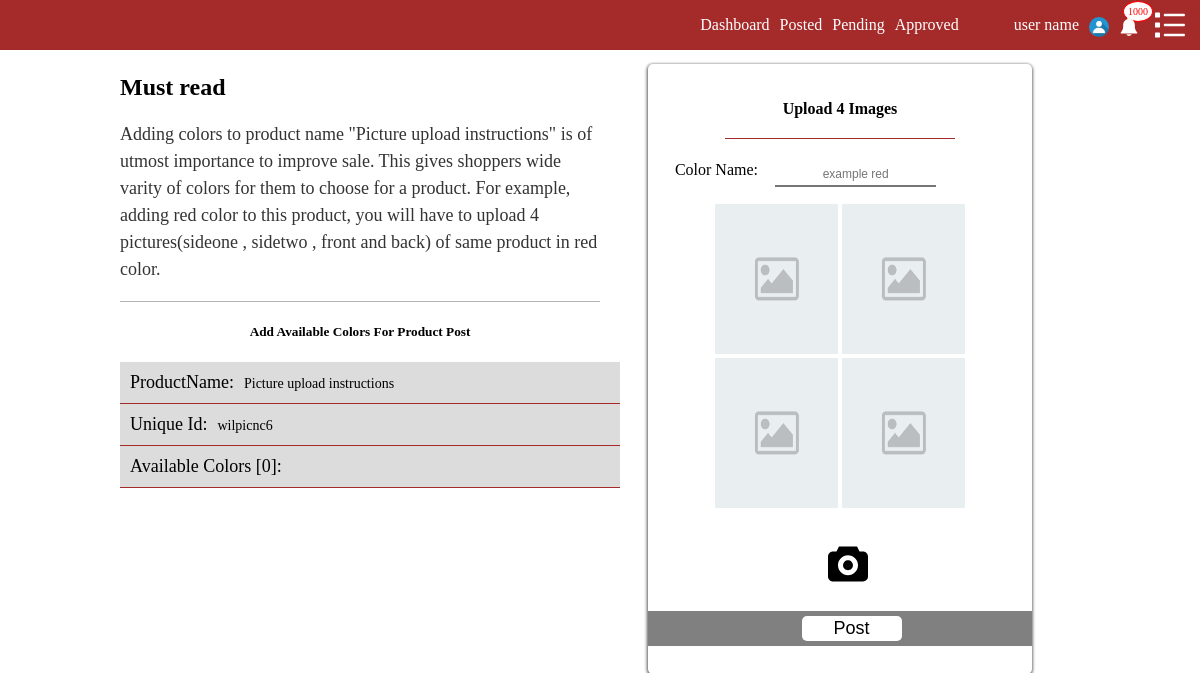
The app's page /userpannel/add/product/colors/picture-upload-instructions-b68aao33bq, older data.
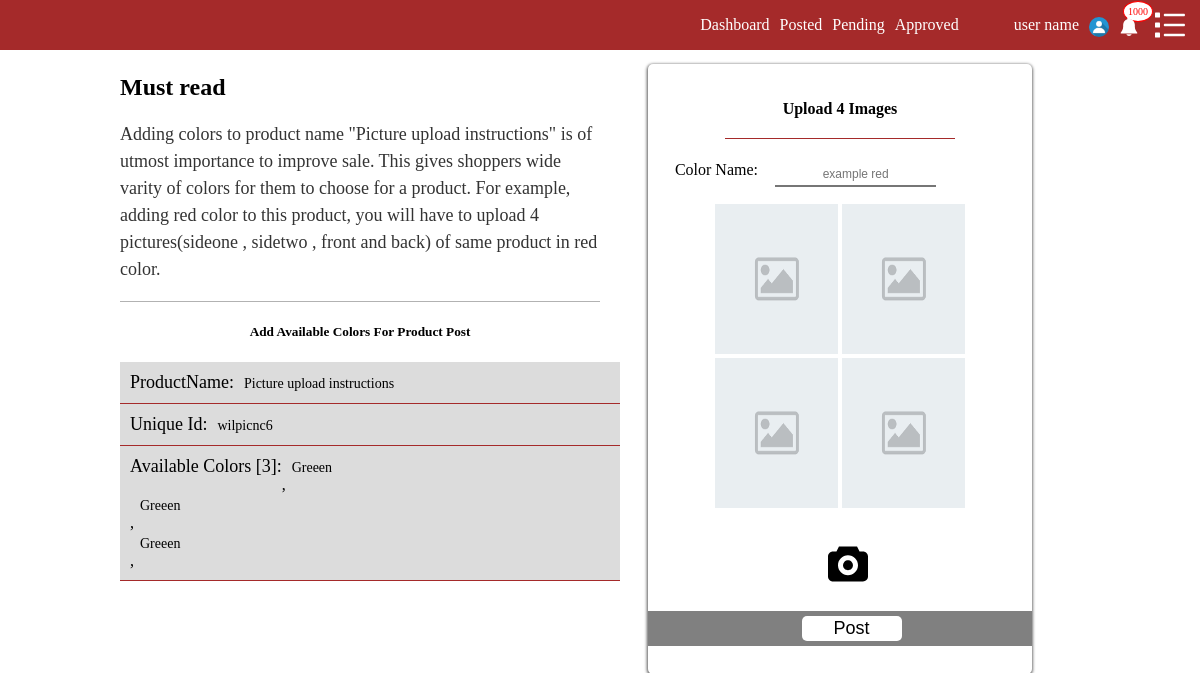
The same page, newer data.
### products/models.py (models this page shows, shortened)
class Product(models.Model):
    stt             = (('posted','posted'),('pending','pending'),('sold','sold'))
    st              = (('Brand New','Brand New'),('Used','Used'))
    sl              = ((0,0),(20,20),(30,30),(35,35),(40,40),(45,45),(50,50),(60,60),(70,70),(80,80))
    created         = models.DateTimeField(auto_now_add=True,null=True)
    category        = models.ForeignKey(Category,on_delete=models.CASCADE,related_name="product_category",null=True)
    subcategory     = models.ForeignKey(SubCategory,on_delete=models.CASCADE,related_name="product_subcategory")
    productname     = models.CharField(max_length=50,null=True)
    picone          = models.ImageField(upload_to="productimage",null=True,blank=True)
    pictwo          = models.ImageField(upload_to="productimage",null=True,blank=True)
    picthree        = models.ImageField(upload_to="productimage",null=True,blank=True)
    picfour         = models.ImageField(upload_to="productimage",null=True,blank=True)
    descript        = models.TextField(null=True)
    brand           = models.CharField(max_length=100,null=True)
    model           = models.CharField(max_length=100,null=True)
    size            = models.CharField(max_length=100,null=True)
    color           = models.CharField(max_length=50,null=True)
    slug            = models.SlugField(null=True,blank=True)
    location        = models.CharField(null=True,max_length=200)
    user            = models.ForeignKey(CustomUser,on_delete=models.CASCADE,related_name="userproduct",null=True)
    status          = models.CharField(max_length=200,null=True,choices=stt,default="pending")
    state           = models.CharField(max_length=200,null=True,choices=st)
    uniqueid        = models.CharField(max_length=200,null=True,blank=True,unique=True)
    sales           = models.IntegerField(choices=sl,default=0 )
    pdprice         = models.DecimalField(max_digits=19,decimal_places=2,null=True,blank=False)
    salesprice      = models.DecimalField(max_digits=19,decimal_places=2,null=True,blank=True)
    pdcolor         = models.ManyToManyField('self',related_name="color_id",null=True,blank=True)
    availableseizes = models.ManyToManyField(ProductSize,null=True,related_name="avlprice")

### adminone/views.py (the view, shortened to what this page needs)
# urls.py: url(r'^add/product/colors/(?P<slug>[\w-]+)$',views.Addcolor,name="addcolors"),
def Addcolor(request,slug):
    product = get_object_or_404(Product,slug=slug)
    form    = Productcolors(request.POST or None, request.FILES or None)
    context={'product':product,'form':form}
    template_name="adminone/addcolor.html"
    return render(request,template_name,context)

### products/forms.py
class Productcolors(forms.ModelForm):
    class Meta:
        model = Product
        widgets={
        'color':forms.TextInput(attrs={'class':'text-input','placeholder':'example red'}),
        }
        exclude=('pdprice','state','location','brand','category','subcategory','productname','descript','model','size','salesprice','sales','created','slug','user','status')
        fields =('picone','pictwo','picthree','picfour','color')

### adminone/templates/adminone/addcolor.html (shortened to what this page needs)
{% extends 'adminone/base.html' %}
{% load staticfiles %}
{% block content %}
<div class="pd-addon-container">
  <div class="current-product-info">
      <article>
        <h1>Must read</h1>
        <p>
          Adding colors to product name "{{product.productname}}" is of utmost importance to improve sale.
          This gives shoppers  wide varity of colors for them to choose for a product.
          For example, adding red color to  this product, you will have to upload 4 pictures(sideone , sidetwo , front and back) of same product in red color.
        </p>
      </article>
      <div class="pd-info-addon">
        <h5>Add Available Colors For Product Post</h5>
        <div class="pd-info-field">
        <div class="pd-lable">
          ProductName:
        </div>
        <div class="pd-value">
            {{product.productname}}
        </div>
      </div>
      <div class="pd-info-field">
        <div class="pd-lable">
          Unique Id:
        </div>
        <div class="pd-value">
            {{product.uniqueid}}
        </div>
      </div>
      <div class="pd-info-field">
        <div class="pd-lable">
          Available Colors [{{product.pdcolor.all.count}}]:
        </div>
        {% for colors in product.pdcolor.all %}
        <div class="pd-value">
            {{product.color}}
        </div>,
{% endfor %}
      </div>
      </div>
  </div>
  <div class="add_colors">
<div class="form-container">
  <h4>Upload 4 Images <span class="alertsub" style="color:green">Submited!</span></h4>
  <form id="productform" action="{% url 'pannel:addcolors' slug=product.slug %}" method="post" enctype="multipart/form-data" >
   <div class="add_color_field_name">
    <div class="lable">
        Color Name:
        </div>
        <div class="field">
        {{form.color}}
        </div>
      </div>
<div class="add_on_section_one">
  <div class="imgpreview-container">
  <div class="imgpreview">
      <div class="imgrm">
      </div>
  <img id="prev1"src="{% static 'img/df-pd-img/default.png'%}">
  </div>
  <div class="imgpreview">
          <div class="imgrm">
          </div>
          <img id="prev2" src="{% static 'img/df-pd-img/default.png'%}">
  </div>
  <div class="imgpreview">
          <div class="imgrm">
          </div>
  <img id="prev3" src="{% static 'img/df-pd-img/default.png'%}">
  </div>
  <div class="imgpreview">
          <div class="imgrm">
          </div>
          <img id="prev4" src="{% static 'img/df-pd-img/default.png'%}">
  </div>
</div>
  <div class="imguploads-container">
      <div class="svg">
      </div>
  <div class="imguploads">
  </div>
</div>
<div class="form-button">
 <button type="submit">Post</button>
 </div>
 </div>
</form>
</div>
</div>
{% endblock %}

Row changes from the older to the newer data that the page shows:
computed for Product "Picture upload instructions": pdcolor.all.count "0" → "3"
added Product: {{ product.color }} "Greeen"
added Product: {{ product.color }} "Greeen"
added Product: {{ product.color }} "Greeen"
